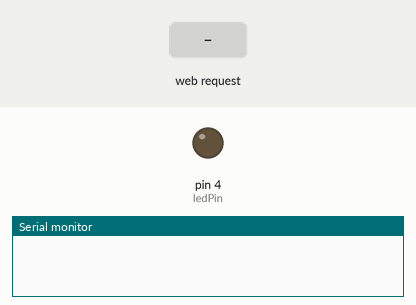
The sketch below on a simulated Arduino Uno, built for the host (arithmetic inside an expression is 32-bit, double 64-bit). On the bench: output pins drawn as LEDs (lit = HIGH), the last lines printed to the serial monitor. The inputs (shaded band) are chosen by the test bench.

Above: at 1.2 s.
1.3 s: HTTP request GET /?Level=1 received
At 1.9 s:
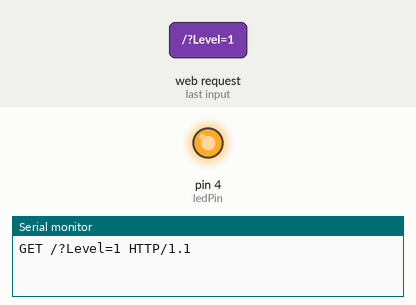
2.8 s: HTTP request GET /?Level=0 received
At 4.2 s:
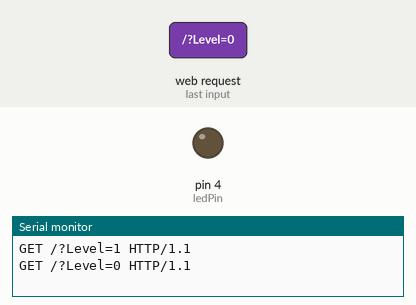
Timing chart, 0 to 5.8 s (numbered marks = the images above; inputs shaded):
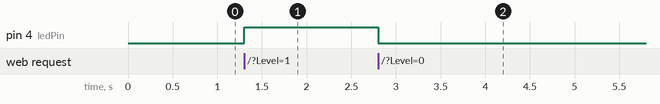

The sketch:

W5100testLed.ino
```cpp
#include <SPI.h>
#include <String.h>
#include <Ethernet.h>
/*Управление светодиодом через Ethernet */
byte mac[] = { 0xDE, 0xAD, 0xBE, 0xEF, 0xFE, 0xED }; //mac - адрес ethernet shielda
byte ip[] = { 192, 168, 1, 55 };        // ip адрес ethernet shielda
byte subnet[] = { 255, 255, 255, 0 }; //маска подсети
EthernetServer server(80); //порт сервера
int ledPin = 4; // указываем что светодиод будет управляться через 4 Pin
String readString = String(30); //string for fetching data from address
boolean LEDON = false; //изначальный статус светодиода - выключен

void setup(){
  //запускаем Ethernet
  Ethernet.begin(mac, ip, subnet);
  //устанавливаем pin 4 на выход
  pinMode(ledPin, OUTPUT);
  //enable serial datada print
  Serial.begin(9600);
}
void loop(){
  // Создаем клиентское соединение
  EthernetClient client = server.available();
  if (client) {
    while (client.connected()) {
    if (client.available()) {
      char c = client.read();
      //read char by char HTTP request
      if (readString.length() < 30) {
        //store characters to string
        readString.concat( c); }
        //output chars to serial port
        Serial.print( c);
        //if HTTP request has ended
        if (c == '\n') {
        //Проверяем включили ли светодиод?
        //Level=1 - включен
        //Level=0 - выключен
          if(readString.indexOf("Level=1") >=0) {
            //Включаем светодиод
            digitalWrite(ledPin, HIGH); // set the LED on
            LEDON = true;
          }
          if(readString.indexOf("Level=0") >=0) {
            //Выключаем светодиод
            digitalWrite(ledPin, LOW); // set the LED on
            LEDON = false;
          }
          // Формируем HTML
          client.println("HTTP/1.1 200 OK");
          client.println("Content-Type: text/html");
          client.println();
          client.println("<head> ");
          client.println("<meta http-equiv='Content-Type' content='text/html; charset=utf-8' /> ");
          client.println("<title> Arduino :: Управление V0.1</title>");
          client.println("</head> ");
          client.println("<body");
          //controlling led via radio elements
          client.println("<h1>Управление светодиодом 4pin</h1>");
          if (LEDON){
            client.println("<form method=get name=LED><input type=radio name=Level value=1 CHECKED>Включить<input type=radio name=Level value=0>Выключить<input type=submit value=Применить></form>");
            client.println("<font size=’5′>LED-статус: ");
            client.println("<font size=’5′>Вкл.");
          }else{
            client.println("<form method=get name=LED><input type=radio name=Level value=1>Включить<input type=radio name=Level value=0 CHECKED>Выключить<input type=submit value=Применить></form>");
            client.println("<font size=’5′>LED-статус: ");
            client.println("<font size=’5′>Выкл");
          }
            client.println("<hr />");
            client.println("</body></html>");
            //clearing string for next read
            readString="";
            //останавливаем web-client
            client.stop();
          }
        }
      }
    }
  }
```

Measured:
- after the input at 1.3 s, pin 4 (ledPin): LOW → HIGH at once
- after the input at 2.8 s, pin 4 (ledPin): HIGH → LOW at once
